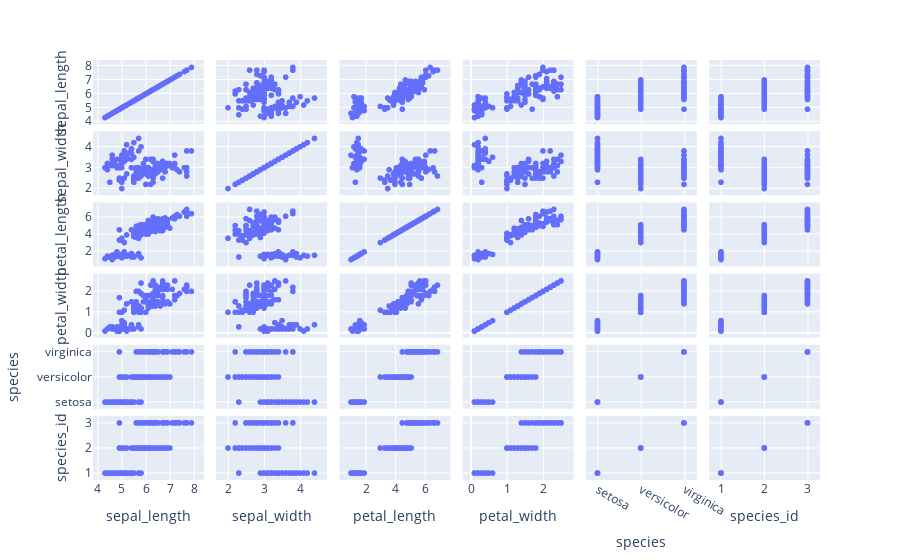

Notebook code cell kept with this figure:
### Code cell
import plotly.express as px
df = px.data.iris()
fig = px.scatter_matrix(df)
fig.show()

### Figure 1 — Plotly figure (JSON) as saved in the notebook; plotly's stock layout.template omitted (floating-point values rounded to 4 significant figures; data arrays with more than 128 entries replaced by an {"elided": "..."} marker saying what was removed)
{"data": [{"dimensions": [{"axis": {"matches": true}, "label": "sepal_length", "values": {"elided": "150 float values"}}, {"axis": {"matches": true}, "label": "sepal_width", "values": {"elided": "150 float values"}}, {"axis": {"matches": true}, "label": "petal_length", "values": {"elided": "150 float values"}}, {"axis": {"matches": true}, "label": "petal_width", "values": {"elided": "150 float values"}}, {"axis": {"matches": true}, "label": "species", "values": {"elided": "150 str values"}}, {"axis": {"matches": true}, "label": "species_id", "values": {"elided": "150 int values"}}], "hovertemplate": "%{xaxis.title.text}=%{x}<br>%{yaxis.title.text}=%{y}<extra></extra>", "legendgroup": "", "marker": {"color": "#636efa", "symbol": "circle"}, "name": "", "showlegend": false, "type": "splom"}], "layout": {"dragmode": "select", "legend": {"tracegroupgap": 0}, "margin": {"t": 60}}}
